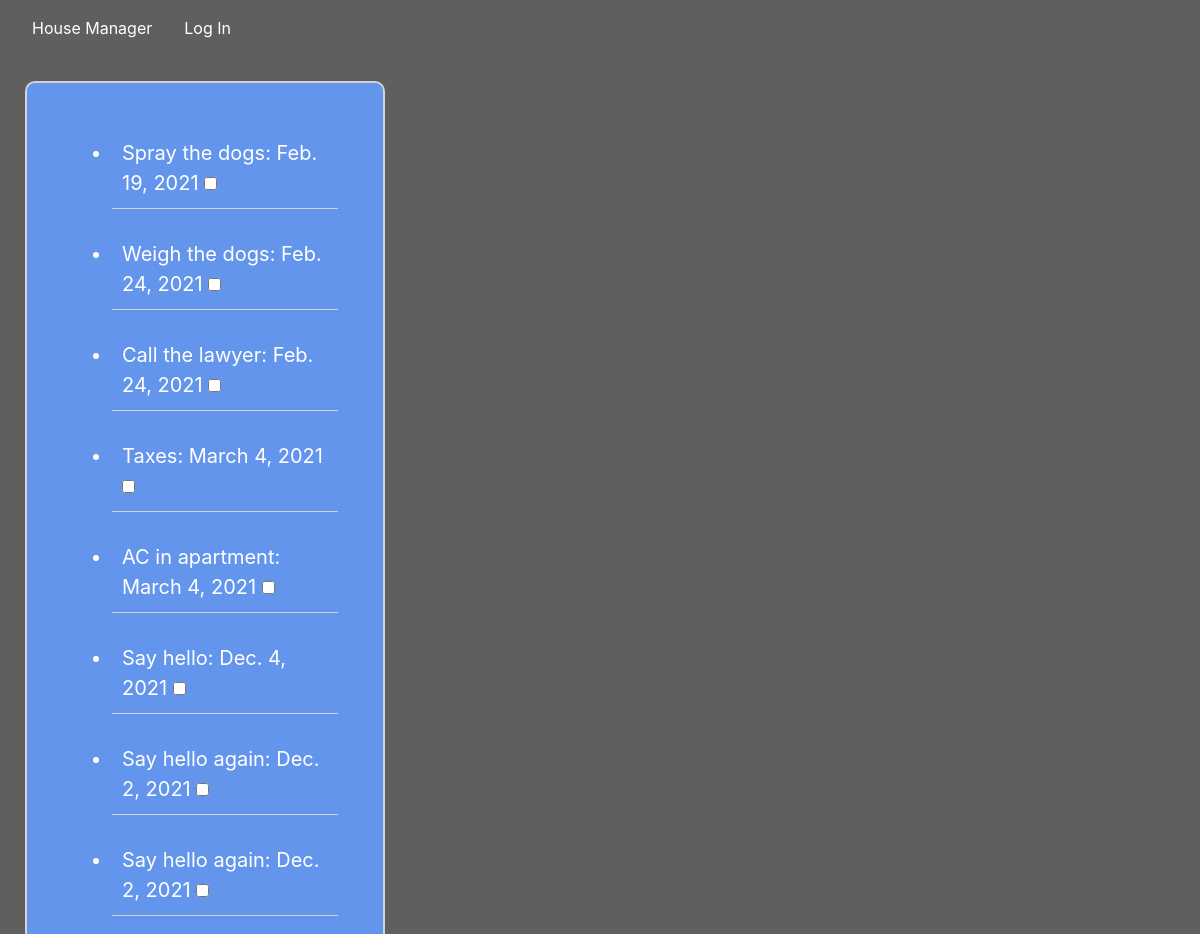
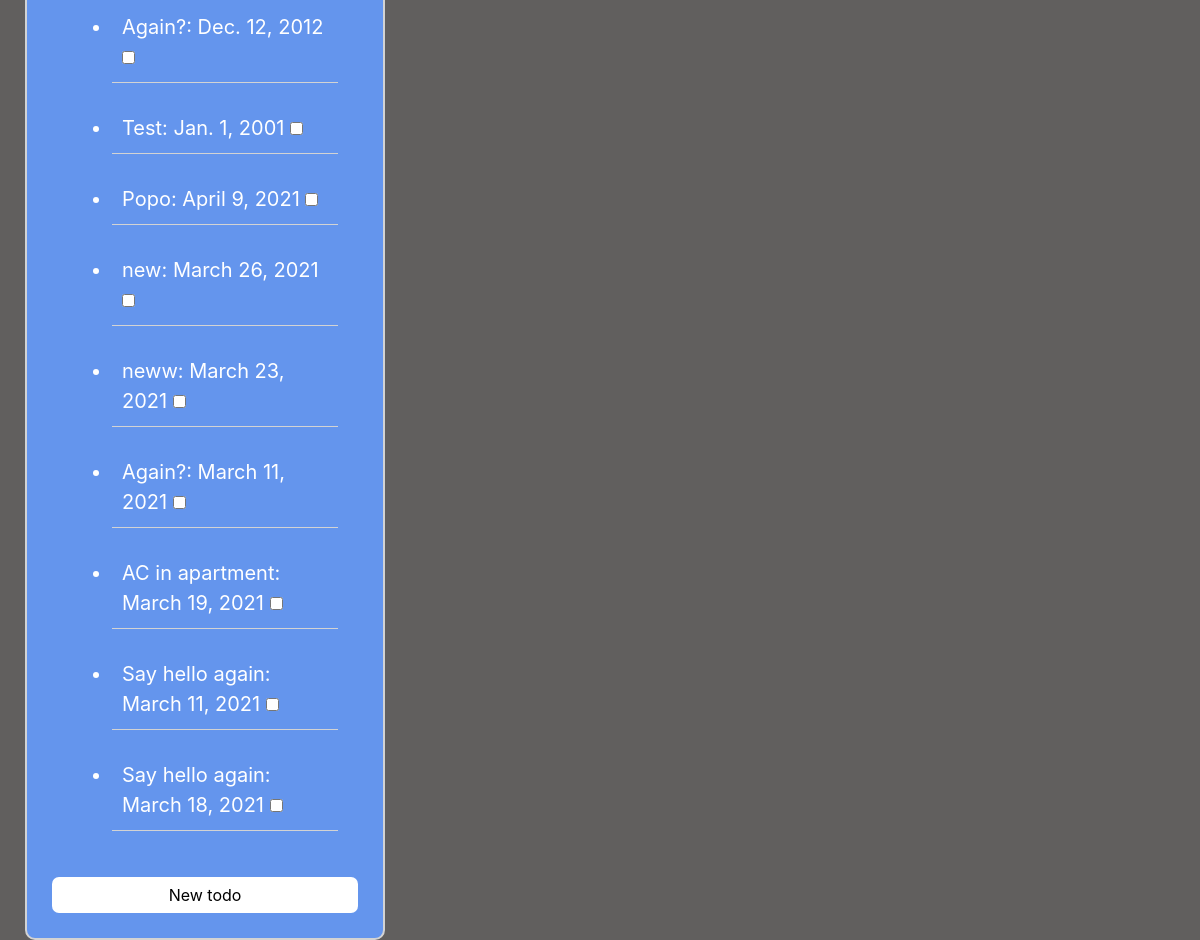
/todo, run on an earlier commit of the app's database (2 pictures, top to bottom).
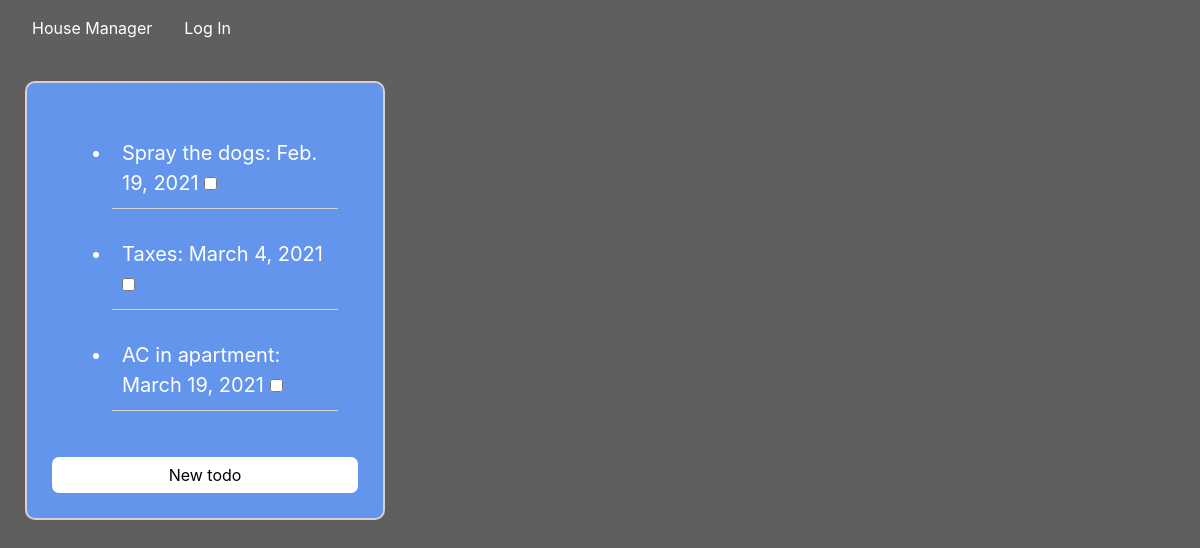
And on a later commit of the database.
### housemanager/models.py (models this page shows)
class Todo(models.Model):
    todo = models.CharField(max_length = 200)
    done = models.BooleanField(default=False)
    todo_date = models.DateField(default=datetime.now, blank=True)
    dogs_todo = models.ManyToManyField(Dogs, related_name="Dogs_todo", blank=True)
    baby_todo = models.ManyToManyField(Baby, related_name="Baby_todo", blank=True)
    def __str__(self):
        return f"{self.todo}"

### housemanager/views.py (the view)
# urls.py: path("todo", views.todo, name="todo"),
def todo(request):
    todolist = Todo.objects.all()
    print(todolist)
    return render(request, "housemanager/todo.html", {
        "todo": todolist
    })

### housemanager/templates/housemanager/todo.html (shortened to what this page needs)
{% extends "housemanager/layout.html" %}
{% load static %}
{% block body %}
    <div id="todolist">
        <ul id="ullist">
            {% for todo in todo%}
            <li data-id={{todo.id}} id="listitem" class="listitem">
                    {{todo.todo}}:
                    {{todo.todo_date}}
                    <input data-id={{todo.id}} type="checkbox" id="todo-done">
            </li>
            {% endfor%}
        </ul>
        <button class="btn btn-primary" id="create-todo">
            New todo
        </button>
    </div>
{% endblock %}

### housemanager/templates/housemanager/layout.html (shortened to what this page needs)
{% load static %}
<!DOCTYPE html>
<html lang="en">
    <head>
        <link rel="stylesheet" href="https://stackpath.bootstrapcdn.com/bootstrap/4.4.1/css/bootstrap.min.css">
        <link href="{% static 'housemanager/styles.css' %}" rel="stylesheet">
    </head>
    <body>
        <nav id="topnav" class="navbar navbar-expand-lg">
            <a class="nav-link active" href="{% url 'index' %}">House Manager</a>
            <div>
              <ul class="nav">
                {% if user.is_authenticated %}
                    <li class="nav-item">
                        <a class="nav-link" href="{% url 'logout' %}">Log Out</a>
                    </li>
                {% else %}
                    <li class="nav-item">
                        <a class="nav-link" href="{% url 'login' %}">Log In</a>
                    </li>
                {% endif %}
              </ul>
              </div>
              </nav>
                {% block body %}
                {% endblock %}
    </body>
</html>

### housemanager/static/housemanager/styles.css (style rules this page uses)
html, body { background-color: #615f5e; margin: 0; padding: 0; display: block; }
a { color: white; }
#todolist { background-color:cornflowerblue; width: 30%; margin: 25px; padding: 25px; border-radius: 10px; position: absolute; display: flex; flex-wrap: wrap; flex-direction: column; border: 2px solid lightgray; }
.listitem { font-size: 20px; padding: 10px; color: white; margin: 20px; border-bottom: 1px solid lightgray; }
#create-todo { background-color: white; color: black; border: none; border-radius: 7px; margin-top: 10px; }

What changed in the data, as far as the page shows it:
removed Todo: todo "Weigh the dogs", todo_date "Feb. 24, 2021"
removed Todo: todo "Call the lawyer", todo_date "Feb. 24, 2021"
removed Todo: todo "AC in apartment", todo_date "March 4, 2021"
removed Todo: todo "Say hello", todo_date "Dec. 4, 2021"
removed Todo: todo "Say hello again", todo_date "Dec. 2, 2021"
removed Todo: todo "Say hello again", todo_date "Dec. 2, 2021"
removed Todo: todo "Again?", todo_date "Dec. 12, 2012"
removed Todo: todo "Test", todo_date "Jan. 1, 2001"
removed Todo: todo "Popo", todo_date "April 9, 2021"
removed Todo: todo "new", todo_date "March 26, 2021"
removed Todo: todo "neww", todo_date "March 23, 2021"
removed Todo: todo "Again?", todo_date "March 11, 2021"
removed Todo: todo "Say hello again", todo_date "March 11, 2021"
removed Todo: todo "Say hello again", todo_date "March 18, 2021"
